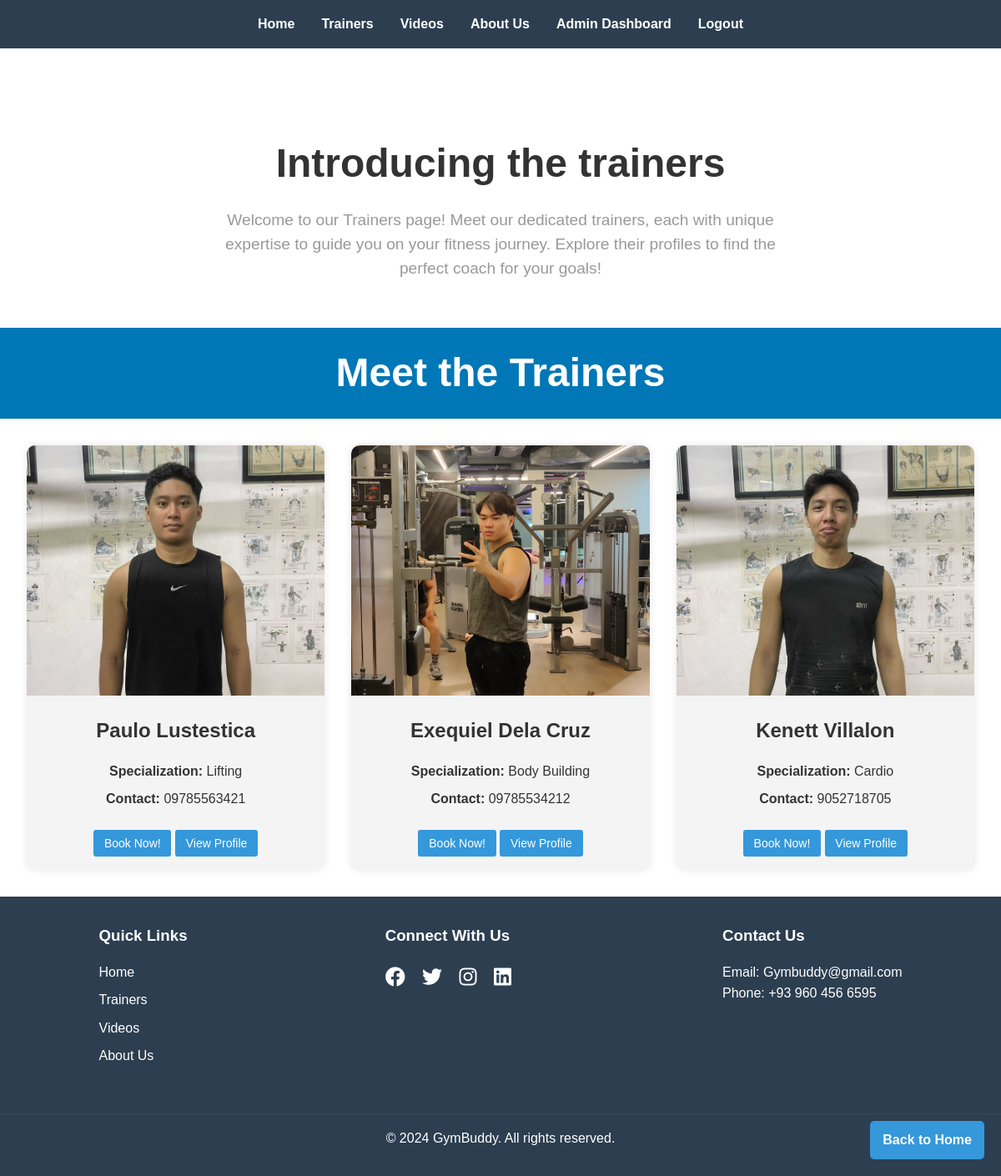
/trainers.php (signed in), run on the app's committed database.
### tables this page shows
CREATE TABLE `trainers` (
  `id` int(11) NOT NULL,
  `name` varchar(100) NOT NULL,
  `description` text DEFAULT NULL,
  `contact` varchar(50) DEFAULT NULL,
  `image_url` varchar(255) DEFAULT NULL,
  `specialization` varchar(255) DEFAULT NULL
);

### trainers.php (the view, shortened to what this page needs)
<?php
include 'php/config.php';
$sql = "SELECT * FROM trainers";
$stmt = $pdo->query($sql);
$trainers = $stmt->fetchAll();
?>
<!DOCTYPE html>
<html lang="en">
<head>
    <link rel="stylesheet" href="css/style.css">
    <link rel="stylesheet" href="https://cdnjs.cloudflare.com/ajax/libs/font-awesome/6.1.1/css/all.min.css">
</head>
<body>
    <header>
        <nav>
            <ul>
                <li><a href="index.php">Home</a></li>
                <li><a href="trainers.php">Trainers</a></li>
                <li><a href="videos.php">Videos</a></li>
                <li><a href="about.php">About Us</a></li>
                <?php if(isset($_SESSION['user_id'])): ?>
                    <?php if(isset($_SESSION['user_role']) && $_SESSION['user_role'] === 'admin'): ?>
                        <li><a href="php/admin_dashboard.php">Admin Dashboard</a></li>
                    <?php elseif(isset($_SESSION['user_role']) && $_SESSION['user_role'] === 'trainer'): ?>
                        <li><a href="php/trainer_dashboard.php">Trainer Dashboard</a></li>
                    <?php elseif(isset($_SESSION['user_role']) && $_SESSION['user_role'] === 'user'): ?>
                        <li><a href="php/user_dashboard.php">My Bookings</a></li>
                    <?php endif; ?>
                    <li><a href="php/logout.php">Logout</a></li>
                <?php else: ?>
                    <li><a href="php/login.php">Login</a></li>
                    <li><a href="php/signup.php">Sign Up</a></li>
                <?php endif
?>
            </ul>
        </nav>
    </header>
    <main>
        <section class="about" id="about">
<div class="row">
   <div class="content">
        <h3>Introducing the trainers</h3>
        <p>
            Welcome to our Trainers page! Meet our dedicated trainers, each with unique expertise to guide you on your fitness journey. Explore their profiles to find the perfect coach for your goals!</p>
   </div>
</div>
</section>
<section class="trainers">
<h1 class="heading">Meet the Trainers</h1>
</section>
<div class="trainers-grid">
    <?php foreach ($trainers as $trainer): ?>
        <div class="trainer-card">
            <img src="uploads/<?php echo htmlspecialchars($trainer['image_url']); ?>" alt="<?php echo htmlspecialchars($trainer['name']); ?>">
            <h2><?php echo htmlspecialchars($trainer['name']); ?></h2>
            <p><strong>Specialization:</strong> <?php echo htmlspecialchars($trainer['specialization']); ?></p>
            <p><strong>Contact:</strong> <?php echo htmlspecialchars($trainer['contact']); ?></p>
            <a href="booking.php?trainer_id=<?php echo $trainer['id']; ?>" class="btn book-now">Book Now!</a>
            <a href="trainer_profile.php?trainer_id=<?php echo $trainer['id']; ?>" class="btn book-now">View Profile</a>
        </div>
    <?php endforeach; ?>
</div>
    </main>
    <footer>
        <div class="footer-content">
            <div class="footer-section">
                <h3>Quick Links</h3>
                <ul>
                    <li><a href="index.php">Home</a></li>
                    <li><a href="trainers.php">Trainers</a></li>
                    <li><a href="videos.php">Videos</a></li>
                    <li><a href="about.php">About Us</a></li>
                </ul>
            </div>
            <div class="footer-section">
                <h3>Connect With Us</h3>
                <div class="social-icons">
                    <a href="#"><i class="fab fa-facebook"></i></a>
                    <a href="#"><i class="fab fa-twitter"></i></a>
                    <a href="#"><i class="fab fa-instagram"></i></a>
                    <a href="#"><i class="fab fa-linkedin"></i></a>
                </div>
            </div>
            <div class="footer-section">
                <h3>Contact Us</h3>
                <p>Email: Gymbuddy@gmail.com</p>
                <p>Phone: +93 960 456 6595</p>
            </div>
        </div>
        <div class="footer-bottom">
            <p>&copy; 2024 GymBuddy. All rights reserved.</p>
        </div>
    </footer>
    <a href="index.php" class="back-to-home">Back to Home</a>
</body>
</html>

### css/style.css (style rules this page uses)
* { margin: 0; padding: 0; box-sizing: border-box; }
body { font-family: Arial, sans-serif; line-height: 1.6; color: #333; }
header { background-color: #2c3e50; color: #fff; padding: 1rem 0; }
nav ul { list-style-type: none; display: flex; justify-content: center; }
nav ul li { margin: 0 1rem; }
nav ul li a { color: #fff; text-decoration: none; font-weight: bold; }
.about .row { display: flex; align-items: center; gap:2rem; flex-wrap: wrap; padding:2rem 0; padding-bottom: 3rem; max-width: 700px; margin: auto; text-align: center; justify-content: center; padding-top: 100px; }
.about .row .content { flex:1 1 70rem; max-width: 100%; }
.about .row .content h3 { font-size: 3rem; color:#333; text-align: center; }
.about .row .content p { font-size: 1.2rem; color: #999; padding: .5rem 0; padding-top: 1rem; line-height: 1.5; text-align: center; }
.heading { text-align: center; font-size: 3rem; color:white; padding:1rem; background: #0077b6; }
footer { background-color: #2c3e50; color: #fff; padding: 2rem 0; }
.footer-content { display: flex; justify-content: space-around; flex-wrap: wrap; }
.footer-section { margin-bottom: 1rem; }
.footer-section h3 { margin-bottom: 1rem; }
.footer-section ul { list-style-type: none; }
.footer-section ul li { margin-bottom: 0.5rem; }
.footer-section ul li a { color: #fff; text-decoration: none; }
.social-icons a { color: #fff; font-size: 1.5rem; margin-right: 1rem; }
.footer-bottom { text-align: center; margin-top: 2rem; padding-top: 1rem; border-top: 1px solid #34495e; }
.back-to-home { position: fixed; bottom: 20px; right: 20px; background-color: #3498db; color: #fff; padding: 10px 15px; text-decoration: none; border-radius: 5px; font-weight: bold; }
.trainers-grid { display: grid; grid-template-columns: repeat(auto-fit, minmax(300px, 1fr)); gap: 2rem; padding: 2rem; }
.trainer-card { background-color: #f4f4f4; border-radius: 10px; overflow: hidden; box-shadow: 0 0 10px rgba(0, 0, 0, 0.1); text-align: center; }
.trainer-card img { width: 100%; height: 300px; object-fit: cover; }
.trainer-card h2 { margin: 1rem 0; }
.trainer-card p { margin: 0.5rem 0; }
.book-now { display: inline-block; background-color: #3498db; color: #fff; padding: 0.5rem 1rem; text-decoration: none; border-radius: 5px; margin: 1rem 0; transition: background-color 0.3s ease; }
.btn { display: inline-block; padding: 0.3rem 0.8rem; border: none; border-radius: 3px; cursor: pointer; font-size: 14px; text-decoration: none; transition: background-color 0.3s; }

### data on the page
trainers: image_url (picture), name "Paulo Lustestica", specialization "Lifting", contact "09785563421"
trainers: image_url (picture), name "Exequiel Dela Cruz", specialization "Body Building", contact "09785534212"
trainers: image_url (picture), name "Kenett Villalon", specialization "Cardio", contact "9052718705"
